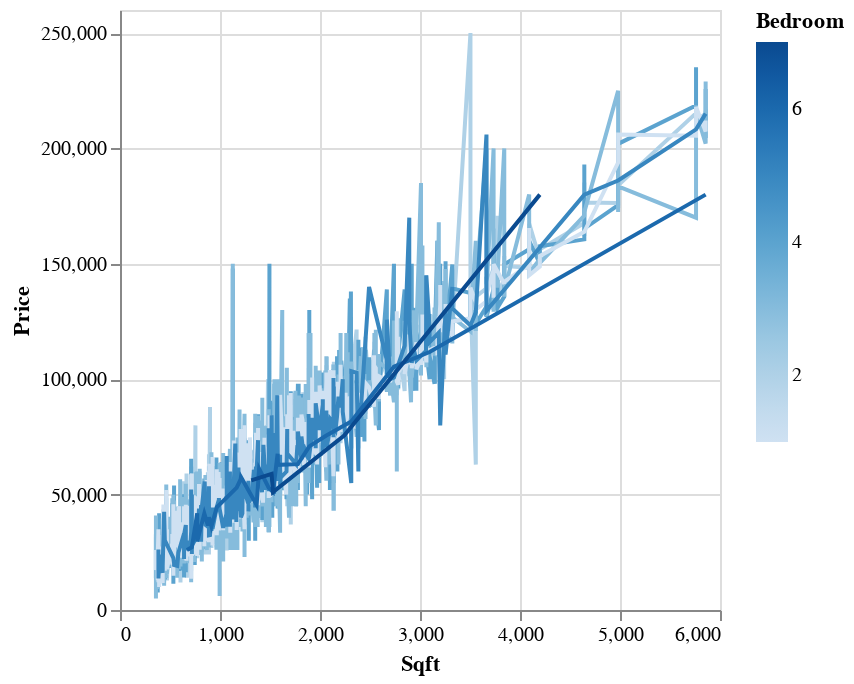

Write notebook code for a chart like this one.
### Code cell
import altair as alt
alt.data_transformers.disable_max_rows()
# alt.Chart(house_data).mark_line().encode(
#     x='Sqft',
#     y='Price'
# ).interactive()

house_data.plot.line(x="Sqft", y="Price", color="Bedroom")

### Figure 1 — Vega-Lite specification as saved in the notebook (floating-point values rounded to 4 significant figures; data arrays with more than 128 entries replaced by an {"elided": "..."} marker saying what was removed)
{"config": {"view": {"continuousWidth": 300, "continuousHeight": 300}}, "data": {"name": "data-242792101c2049d2ae43d3573d5f9181"}, "mark": {"type": "line", "tooltip": true}, "encoding": {"color": {"field": "Bedroom", "type": "quantitative"}, "x": {"field": "Sqft", "type": "quantitative"}, "y": {"field": "Price", "type": "quantitative"}}, "params": [{"name": "param_8", "select": {"type": "interval", "encodings": ["x", "y"]}, "bind": "scales"}], "$schema": "https://vega.github.io/schema/vega-lite/v5.20.1.json", "datasets": {"data-242792101c2049d2ae43d3573d5f9181": {"elided": "12645 records"}}}
